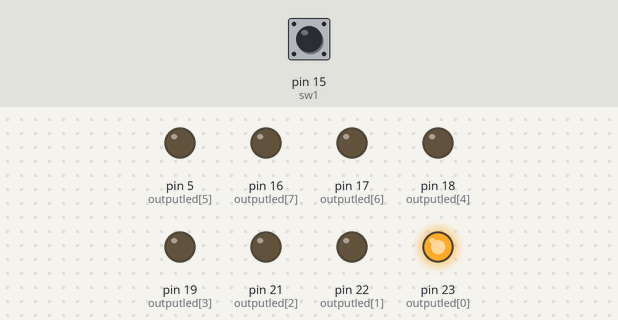
A sketch run on a simulated Arduino Mega 2560, built with avr-gcc and run on an emulated ATmega2560. Shown: output pins drawn as LEDs (lit = HIGH). The test bench sets the inputs (shaded band); at power-on: pin 15 (sw1) HIGH.

Above: at 0.1 s.
At 0.7 s:
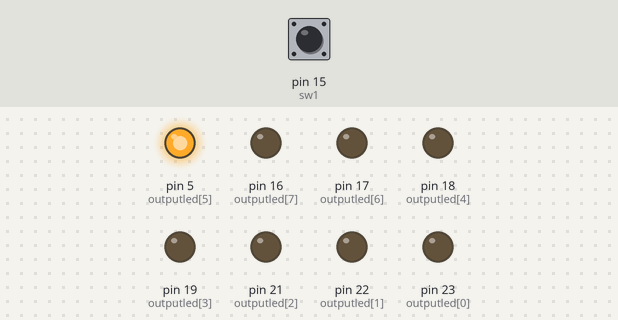
At 1.1 s:
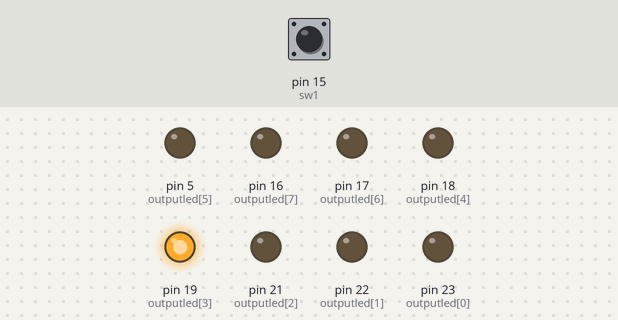
At 1.5 s:
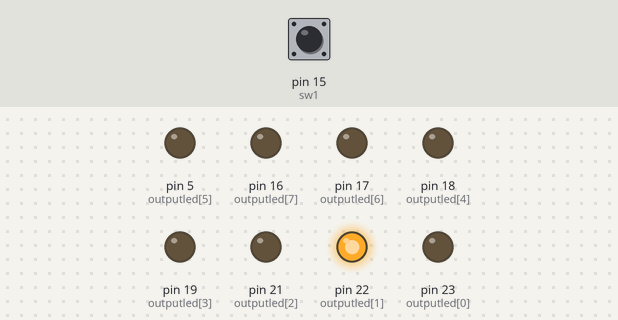
At 2.5 s:
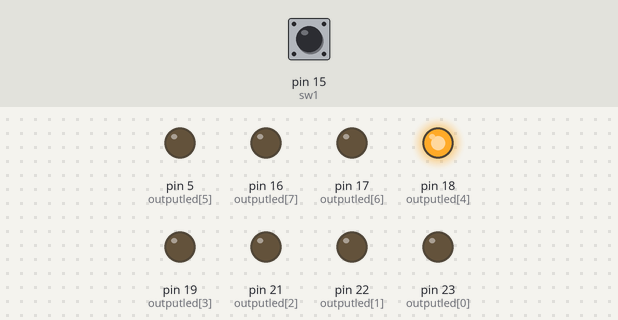
At 3.5 s:
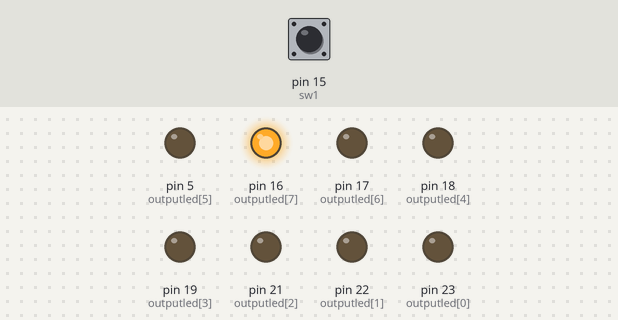
Timing chart, 0 to 3.8 s (numbered marks = the images above):
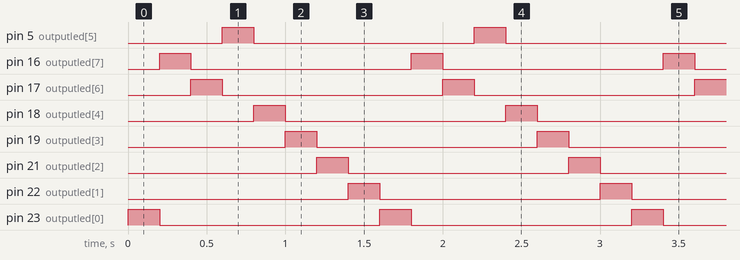

The sketch:

4.sw1withledx8.ino
```cpp
int outputled[] = { 23, 22, 21, 19, 18, 5, 17, 16 };
int sw1 = 15;
int buttonState = 0;


int direction = 1;
int currentLED = 0;
void setup() {
  // put your setup code here, to run once:
  for (int i = 0; i < 8; i++) {
    pinMode(outputled[i], OUTPUT);
  }
  pinMode(sw1, INPUT_PULLUP);
}

void loop() {
  buttonState = digitalRead(sw1);

   if (digitalRead(sw1) == LOW) {
    direction = 1;
  }else{

    direction = -1;
  }


  for (int i = 0; i < 8; i++) {
    digitalWrite(outputled[i], LOW);
  }

  digitalWrite(outputled[currentLED], HIGH);

  delay(200);

  currentLED += direction;

  if (currentLED > 7) currentLED = 0;
  if (currentLED < 0) currentLED = 7;
}
```

Measured:
- by itself, pin 5 (outputled[5]), pin 16 (outputled[7]), pin 17 (outputled[6]), pin 18 (outputled[4]), pin 19 (outputled[3]), pin 21 (outputled[2]), pin 22 (outputled[1]), pin 23 (outputled[0]): alternates HIGH for 0.20 s and LOW for 1.4 s
- by itself, everything shown: repeats every 1.6 s, in 8 steps
